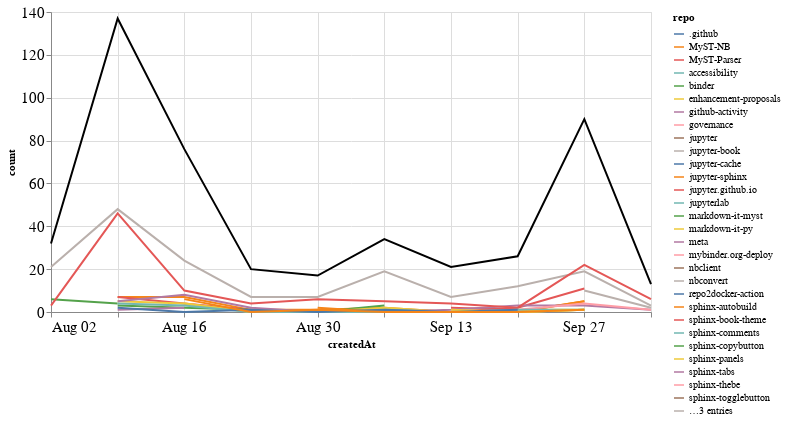

The notebook cell this image was saved under:
### Markdown cell above
## Comments

### Code cell
comments_time = comments.groupby('repo').resample('W', on='createdAt').count()['author'].reset_index()
comments_time = comments_time.rename(columns={'author': 'count'})
comments_time_total = comments_time.groupby('createdAt').agg({"count": "sum"}).reset_index()
ch1 = alt.Chart(comments_time, width=600).mark_line().encode(
    x='createdAt',
    y='count',
    color='repo',
    tooltip="repo"
)

ch2 = alt.Chart(comments_time_total, width=600).mark_line(color="black").encode(
    x='createdAt',
    y='count',
)

ch1 + ch2

### Figure 1 — Vega-Lite specification as saved in the notebook (floating-point values rounded to 4 significant figures)
{"config": {"axisLeft": {"labelFontSize": 15}, "axisBottom": {"labelFontSize": 15}}, "layer": [{"data": {"name": "data-a5a3690f1db77d54664281e6d3b438b8"}, "mark": "line", "encoding": {"color": {"type": "nominal", "field": "repo"}, "tooltip": {"type": "nominal", "field": "repo"}, "x": {"type": "temporal", "field": "createdAt"}, "y": {"type": "quantitative", "field": "count"}}, "width": 600}, {"data": {"name": "data-7e2d465a640bed41ca560f1c80d12866"}, "mark": {"type": "line", "color": "black"}, "encoding": {"x": {"type": "temporal", "field": "createdAt"}, "y": {"type": "quantitative", "field": "count"}}, "width": 600}], "$schema": "https://vega.github.io/schema/vega-lite/v4.8.1.json", "datasets": {"data-a5a3690f1db77d54664281e6d3b438b8": [{"repo": ".github", "createdAt": "2020-08-09T00:00:00", "count": 3}, {"repo": "MyST-NB", "createdAt": "2020-08-09T00:00:00", "count": 7}, {"repo": "MyST-NB", "createdAt": "2020-08-16T00:00:00", "count": 7}, {"repo": "MyST-NB", "createdAt": "2020-08-23T00:00:00", "count": 1}, {"repo": "MyST-NB", "createdAt": "2020-08-30T00:00:00", "count": 1}, {"repo": "MyST-NB", "createdAt": "2020-09-06T00:00:00", "count": 2}, {"repo": "MyST-NB", "createdAt": "2020-09-13T00:00:00", "count": 0}, {"repo": "MyST-NB", "createdAt": "2020-09-20T00:00:00", "count": 0}, {"repo": "MyST-NB", "createdAt": "2020-09-27T00:00:00", "count": 5}, {"repo": "MyST-Parser", "createdAt": "2020-08-09T00:00:00", "count": 7}, {"repo": "MyST-Parser", "createdAt": "2020-08-16T00:00:00", "count": 4}, {"repo": "MyST-Parser", "createdAt": "2020-08-23T00:00:00", "count": 1}, {"repo": "MyST-Parser", "createdAt": "2020-08-30T00:00:00", "count": 0}, {"repo": "MyST-Parser", "createdAt": "2020-09-06T00:00:00", "count": 1}, {"repo": "MyST-Parser", "createdAt": "2020-09-13T00:00:00", "count": 0}, {"repo": "MyST-Parser", "createdAt": "2020-09-20T00:00:00", "count": 2}, {"repo": "MyST-Parser", "createdAt": "2020-09-27T00:00:00", "count": 11}, {"repo": "accessibility", "createdAt": "2020-08-09T00:00:00", "count": 1}, {"repo": "binder", "createdAt": "2020-08-09T00:00:00", "count": 3}, {"repo": "binder", "createdAt": "2020-08-16T00:00:00", "count": 2}, {"repo": "binder", "createdAt": "2020-08-23T00:00:00", "count": 1}, {"repo": "binder", "createdAt": "2020-08-30T00:00:00", "count": 0}, {"repo": "binder", "createdAt": "2020-09-06T00:00:00", "count": 3}, {"repo": "enhancement-proposals", "createdAt": "2020-08-16T00:00:00", "count": 4}, {"repo": "enhancement-proposals", "createdAt": "2020-08-23T00:00:00", "count": 0}, {"repo": "enhancement-proposals", "createdAt": "2020-08-30T00:00:00", "count": 0}, {"repo": "enhancement-proposals", "createdAt": "2020-09-06T00:00:00", "count": 2}, {"repo": "enhancement-proposals", "createdAt": "2020-09-13T00:00:00", "count": 0}, {"repo": "enhancement-proposals", "createdAt": "2020-09-20T00:00:00", "count": 1}, {"repo": "enhancement-proposals", "createdAt": "2020-09-27T00:00:00", "count": 1}, {"repo": "github-activity", "createdAt": "2020-08-09T00:00:00", "count": 1}, {"repo": "github-activity", "createdAt": "2020-08-16T00:00:00", "count": 2}, {"repo": "governance", "createdAt": "2020-08-09T00:00:00", "count": 1}, {"repo": "jupyter", "createdAt": "2020-09-20T00:00:00", "count": 2}, {"repo": "jupyter-book", "createdAt": "2020-08-02T00:00:00", "count": 21}, {"repo": "jupyter-book", "createdAt": "2020-08-09T00:00:00", "count": 48}, {"repo": "jupyter-book", "createdAt": "2020-08-16T00:00:00", "count": 24}, {"repo": "jupyter-book", "createdAt": "2020-08-23T00:00:00", "count": 7}, {"repo": "jupyter-book", "createdAt": "2020-08-30T00:00:00", "count": 7}, {"repo": "jupyter-book", "createdAt": "2020-09-06T00:00:00", "count": 19}, {"repo": "jupyter-book", "createdAt": "2020-09-13T00:00:00", "count": 7}, {"repo": "jupyter-book", "createdAt": "2020-09-20T00:00:00", "count": 12}, {"repo": "jupyter-book", "createdAt": "2020-09-27T00:00:00", "count": 19}, {"repo": "jupyter-book", "createdAt": "2020-10-04T00:00:00", "count": 3}, {"repo": "jupyter-cache", "createdAt": "2020-09-27T00:00:00", "count": 2}, {"repo": "jupyter-sphinx", "createdAt": "2020-08-30T00:00:00", "count": 2}, {"repo": "jupyter-sphinx", "createdAt": "2020-09-06T00:00:00", "count": 0}, {"repo": "jupyter-sphinx", "createdAt": "2020-09-13T00:00:00", "count": 0}, {"repo": "jupyter-sphinx", "createdAt": "2020-09-20T00:00:00", "count": 0}, {"repo": "jupyter-sphinx", "createdAt": "2020-09-27T00:00:00", "count": 5}, {"repo": "jupyter.github.io", "createdAt": "2020-09-13T00:00:00", "count": 2}, {"repo": "jupyter.github.io", "createdAt": "2020-09-20T00:00:00", "count": 1}, {"repo": "jupyterlab", "createdAt": "2020-09-06T00:00:00", "count": 1}, {"repo": "jupyterlab", "createdAt": "2020-09-13T00:00:00", "count": 0}, {"repo": "jupyterlab", "createdAt": "2020-09-20T00:00:00", "count": 0}, {"repo": "jupyterlab", "createdAt": "2020-09-27T00:00:00", "count": 1}, {"repo": "markdown-it-myst", "createdAt": "2020-08-02T00:00:00", "count": 6}, {"repo": "markdown-it-myst", "createdAt": "2020-08-09T00:00:00", "count": 4}, {"repo": "markdown-it-py", "createdAt": "2020-08-09T00:00:00", "count": 5}, {"repo": "markdown-it-py", "createdAt": "2020-08-16T00:00:00", "count": 4}, {"repo": "markdown-it-py", "createdAt": "2020-08-23T00:00:00", "count": 0}, {"repo": "markdown-it-py", "createdAt": "2020-08-30T00:00:00", "count": 0}, {"repo": "markdown-it-py", "createdAt": "2020-09-06T00:00:00", "count": 0}, {"repo": "markdown-it-py", "createdAt": "2020-09-13T00:00:00", "count": 0}, {"repo": "markdown-it-py", "createdAt": "2020-09-20T00:00:00", "count": 0}, {"repo": "markdown-it-py", "createdAt": "2020-09-27T00:00:00", "count": 1}, {"repo": "meta", "createdAt": "2020-08-09T00:00:00", "count": 5}, {"repo": "meta", "createdAt": "2020-08-16T00:00:00", "count": 8}, {"repo": "meta", "createdAt": "2020-08-23T00:00:00", "count": 2}, {"repo": "meta", "createdAt": "2020-08-30T00:00:00", "count": 0}, {"repo": "meta", "createdAt": "2020-09-06T00:00:00", "count": 0}, {"repo": "meta", "createdAt": "2020-09-13T00:00:00", "count": 1}, {"repo": "meta", "createdAt": "2020-09-20T00:00:00", "count": 3}, {"repo": "meta", "createdAt": "2020-09-27T00:00:00", "count": 3}, {"repo": "meta", "createdAt": "2020-10-04T00:00:00", "count": 1}, {"repo": "mybinder.org-deploy", "createdAt": "2020-08-23T00:00:00", "count": 1}, {"repo": "mybinder.org-deploy", "createdAt": "2020-08-30T00:00:00", "count": 0}, {"repo": "mybinder.org-deploy", "createdAt": "2020-09-06T00:00:00", "count": 0}, {"repo": "mybinder.org-deploy", "createdAt": "2020-09-13T00:00:00", "count": 0}, {"repo": "mybinder.org-deploy", "createdAt": "2020-09-20T00:00:00", "count": 1}, {"repo": "mybinder.org-deploy", "createdAt": "2020-09-27T00:00:00", "count": 4}, {"repo": "mybinder.org-deploy", "createdAt": "2020-10-04T00:00:00", "count": 1}, {"repo": "nbclient", "createdAt": "2020-09-13T00:00:00", "count": 1}, {"repo": "nbconvert", "createdAt": "2020-09-13T00:00:00", "count": 2}, {"repo": "repo2docker-action", "createdAt": "2020-08-02T00:00:00", "count": 2}, {"repo": "sphinx-autobuild", "createdAt": "2020-08-16T00:00:00", "count": 1}, {"repo": "sphinx-book-theme", "createdAt": "2020-08-02T00:00:00", "count": 3}, {"repo": "sphinx-book-theme", "createdAt": "2020-08-09T00:00:00", "count": 46}, {"repo": "sphinx-book-theme", "createdAt": "2020-08-16T00:00:00", "count": 10}, {"repo": "sphinx-book-theme", "createdAt": "2020-08-23T00:00:00", "count": 4}, {"repo": "sphinx-book-theme", "createdAt": "2020-08-30T00:00:00", "count": 6}, {"repo": "sphinx-book-theme", "createdAt": "2020-09-06T00:00:00", "count": 5}, {"repo": "sphinx-book-theme", "createdAt": "2020-09-13T00:00:00", "count": 4}, {"repo": "sphinx-book-theme", "createdAt": "2020-09-20T00:00:00", "count": 2}, {"repo": "sphinx-book-theme", "createdAt": "2020-09-27T00:00:00", "count": 22}, {"repo": "sphinx-book-theme", "createdAt": "2020-10-04T00:00:00", "count": 6}, {"repo": "sphinx-comments", "createdAt": "2020-08-09T00:00:00", "count": 4}, {"repo": "sphinx-comments", "createdAt": "2020-08-16T00:00:00", "count": 3}, {"repo": "sphinx-comments", "createdAt": "2020-08-23T00:00:00", "count": 0}, {"repo": "sphinx-comments", "createdAt": "2020-08-30T00:00:00", "count": 0}, {"repo": "sphinx-comments", "createdAt": "2020-09-06T00:00:00", "count": 0}, {"repo": "sphinx-comments", "createdAt": "2020-09-13T00:00:00", "count": 0}, {"repo": "sphinx-comments", "createdAt": "2020-09-20T00:00:00", "count": 1}, {"repo": "sphinx-comments", "createdAt": "2020-09-27T00:00:00", "count": 1}, {"repo": "sphinx-copybutton", "createdAt": "2020-09-27T00:00:00", "count": 3}, {"repo": "sphinx-panels", "createdAt": "2020-09-13T00:00:00", "count": 1}, {"repo": "sphinx-panels", "createdAt": "2020-09-20T00:00:00", "count": 0}, {"repo": "sphinx-panels", "createdAt": "2020-09-27T00:00:00", "count": 1}, {"repo": "sphinx-tabs", "createdAt": "2020-08-23T00:00:00", "count": 2}, {"repo": "sphinx-thebe", "createdAt": "2020-08-16T00:00:00", "count": 1}, {"repo": "sphinx-togglebutton", "createdAt": "2020-09-13T00:00:00", "count": 3}, {"repo": "sphinxcontrib-prettyproof", "createdAt": "2020-09-27T00:00:00", "count": 10}, {"repo": "sphinxcontrib-prettyproof", "createdAt": "2020-10-04T00:00:00", "count": 2}, {"repo": "team-compass", "createdAt": "2020-08-09T00:00:00", "count": 2}, {"repo": "team-compass", "createdAt": "2020-08-16T00:00:00", "count": 0}, {"repo": "team-compass", "createdAt": "2020-08-23T00:00:00", "count": 1}, {"repo": "team-compass", "createdAt": "2020-08-30T00:00:00", "count": 0}, {"repo": "team-compass", "createdAt": "2020-09-06T00:00:00", "count": 1}, {"repo": "team-compass", "createdAt": "2020-09-13T00:00:00", "count": 0}, {"repo": "team-compass", "createdAt": "2020-09-20T00:00:00", "count": 1}, {"repo": "thebe", "createdAt": "2020-08-16T00:00:00", "count": 6}, {"repo": "thebe", "createdAt": "2020-08-23T00:00:00", "count": 0}, {"repo": "thebe", "createdAt": "2020-08-30T00:00:00", "count": 1}, {"repo": "thebe", "createdAt": "2020-09-06T00:00:00", "count": 0}, {"repo": "thebe", "createdAt": "2020-09-13T00:00:00", "count": 0}, {"repo": "thebe", "createdAt": "2020-09-20T00:00:00", "count": 0}, {"repo": "thebe", "createdAt": "2020-09-27T00:00:00", "count": 1}], "data-7e2d465a640bed41ca560f1c80d12866": [{"createdAt": "2020-08-02T00:00:00", "count": 32}, {"createdAt": "2020-08-09T00:00:00", "count": 137}, {"createdAt": "2020-08-16T00:00:00", "count": 76}, {"createdAt": "2020-08-23T00:00:00", "count": 20}, {"createdAt": "2020-08-30T00:00:00", "count": 17}, {"createdAt": "2020-09-06T00:00:00", "count": 34}, {"createdAt": "2020-09-13T00:00:00", "count": 21}, {"createdAt": "2020-09-20T00:00:00", "count": 26}, {"createdAt": "2020-09-27T00:00:00", "count": 90}, {"createdAt": "2020-10-04T00:00:00", "count": 13}]}}
